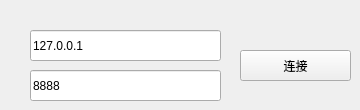
               <widget class="QWidget" name="page_5">
                <widget class="QLineEdit" name="IP">
                 <property name="geometry">
                  <rect>
                   <x>30</x>
                   <y>30</y>
                   <width>191</width>
                   <height>31</height>
                  </rect>
                 </property>
                 <property name="text">
                  <string>127.0.0.1</string>
                 </property>
                 <property name="placeholderText">
                  <string>IP地址</string>
                 </property>
                </widget>
                <widget class="QLineEdit" name="PORT">
                 <property name="geometry">
                  <rect>
                   <x>30</x>
                   <y>70</y>
                   <width>191</width>
                   <height>31</height>
                  </rect>
                 </property>
                 <property name="text">
                  <string>8888</string>
                 </property>
                 <property name="placeholderText">
                  <string>端口号</string>
                 </property>
                </widget>
                <widget class="QPushButton" name="connect">
                 <property name="geometry">
                  <rect>
                   <x>240</x>
                   <y>50</y>
                   <width>111</width>
                   <height>31</height>
                  </rect>
                 </property>
                 <property name="text">
                  <string>连接</string>
                 </property>
                </widget>
               </widget>
